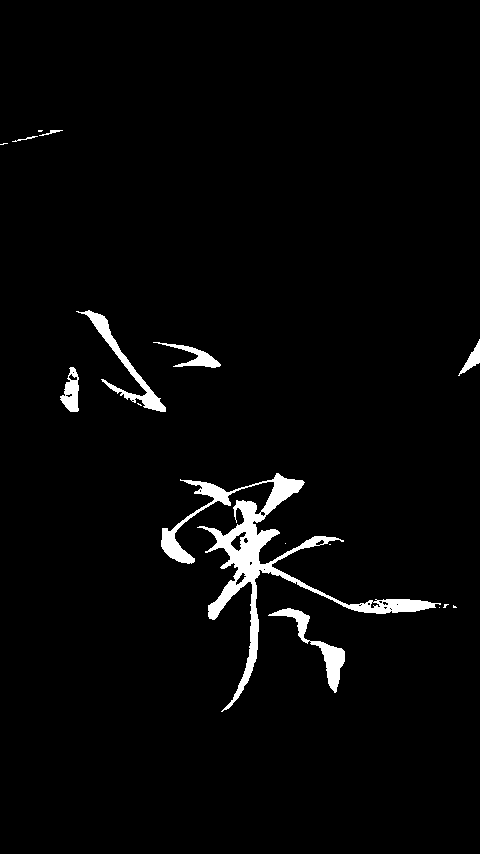
#> input picture tools/sample2/final_mask_oblique.png, 480 x 854 px
$ python homog2.py
#> lines starting #> are read from the running program, lines starting #| are printed output that depends on the picture; after the words box and inside, x2 and y2 are one past the last pixel; in counts of white or black regions, pixels touching at a corner belong together
import numpy as np, cv2
obl = cv2.imread('final_mask_oblique.png',0)>0
#> obl: shape (854, 480) bool; 2.8% white; 16 white regions (8 under 20 px), largest, box (x1, y1, x2, y2) and area: (161, 473, 441, 712) 7664, (76, 310, 166, 412) 1335, (268, 608, 345, 693) 1207
obl[:170,:]=False; obl[:,440:]=False
#> after `obl[:170, :] = False`: obl: shape (854, 480) bool; 2.8% white; 12 white regions (6 under 20 px), largest, box (x1, y1, x2, y2) and area: (161, 473, 441, 712) 7664, (76, 310, 166, 412) 1335, (268, 608, 345, 693) 1207, (153, 342, 221, 368) 520, (60, 367, 79, 412) 504, (458, 339, 480, 376) 267
#> after `obl[:, 440:] = False`:
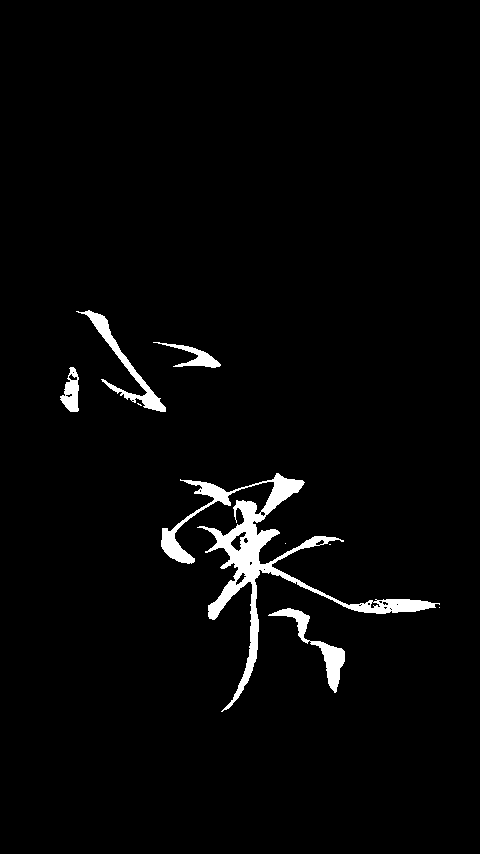
#> obl: shape (854, 480) bool; 2.7% white; 9 white regions (4 under 20 px), largest, box (x1, y1, x2, y2) and area: (161, 473, 440, 712) 7662, (76, 310, 166, 412) 1335, (268, 608, 345, 693) 1207, (153, 342, 221, 368) 520, (60, 367, 79, 412) 504
#> (the run stopped early here; a loop or call above may not have finished)
